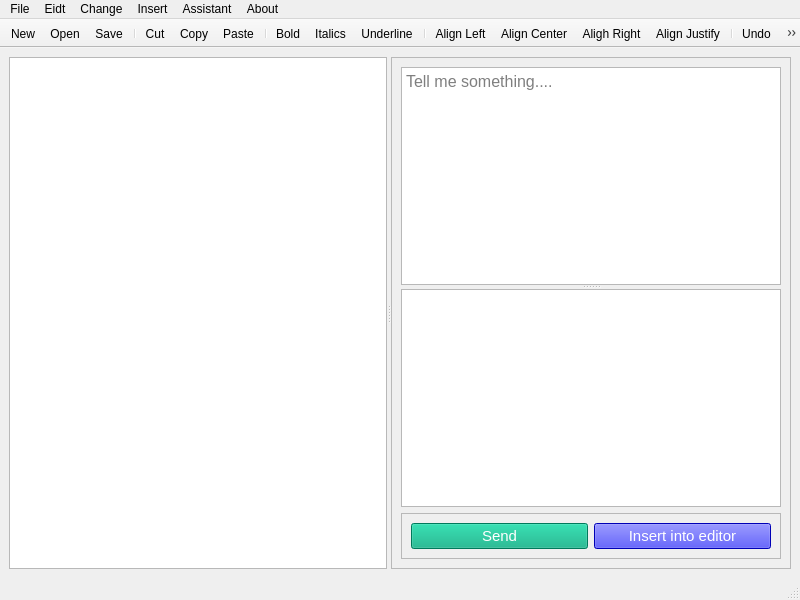
<?xml version="1.0" encoding="UTF-8"?>
<ui version="4.0">
 <class>Editor</class>
 <widget class="QMainWindow" name="Editor">
  <property name="geometry">
   <rect>
    <x>0</x>
    <y>0</y>
    <width>800</width>
    <height>600</height>
   </rect>
  </property>
  <property name="windowTitle">
   <string>Tommy's Docs</string>
  </property>
  <property name="windowIcon">
   <iconset resource="../res.qrc">
    <normaloff>:/img/resources/imgs/_app_icon.ico</normaloff>:/img/resources/imgs/_app_icon.ico</iconset>
  </property>
  <widget class="QWidget" name="centralwidget">
   <layout class="QHBoxLayout" name="horizontalLayout_2">
    <item>
     <widget class="QSplitter" name="splitter_2">
      <property name="orientation">
       <enum>Qt::Horizontal</enum>
      </property>
      <property name="childrenCollapsible">
       <bool>false</bool>
      </property>
      <widget class="QTextEdit" name="textEdit">
       <property name="font">
        <font>
         <pointsize>12</pointsize>
        </font>
       </property>
      </widget>
      <widget class="QFrame" name="chatbot_frame">
       <property name="maximumSize">
        <size>
         <width>400</width>
         <height>16777215</height>
        </size>
       </property>
       <property name="frameShape">
        <enum>QFrame::StyledPanel</enum>
       </property>
       <property name="frameShadow">
        <enum>QFrame::Raised</enum>
       </property>
       <layout class="QVBoxLayout" name="verticalLayout">
        <item>
         <widget class="QSplitter" name="splitter">
          <property name="orientation">
           <enum>Qt::Vertical</enum>
          </property>
          <property name="childrenCollapsible">
           <bool>false</bool>
          </property>
          <widget class="QTextEdit" name="prompt">
           <property name="font">
            <font>
             <pointsize>12</pointsize>
            </font>
           </property>
           <property name="placeholderText">
            <string>Tell me something....</string>
           </property>
          </widget>
          <widget class="QTextEdit" name="response">
           <property name="font">
            <font>
             <pointsize>11</pointsize>
            </font>
           </property>
          </widget>
         </widget>
        </item>
        <item>
         <widget class="QFrame" name="frame">
          <property name="frameShape">
           <enum>QFrame::StyledPanel</enum>
          </property>
          <property name="frameShadow">
           <enum>QFrame::Raised</enum>
          </property>
          <layout class="QHBoxLayout" name="horizontalLayout">
           <item>
            <widget class="QPushButton" name="send_pushButton">
             <property name="font">
              <font>
               <pointsize>11</pointsize>
              </font>
             </property>
             <property name="styleSheet">
              <string notr="true">background-color: rgb(0, 170, 127);
color: rgb(255, 255, 255);</string>
             </property>
             <property name="text">
              <string>Send</string>
             </property>
            </widget>
           </item>
           <item>
            <widget class="QPushButton" name="insert_pushButton">
             <property name="font">
              <font>
               <pointsize>11</pointsize>
              </font>
             </property>
             <property name="styleSheet">
              <string notr="true">background-color: rgb(0, 0, 255);
color: rgb(255, 255, 255);</string>
             </property>
             <property name="text">
              <string>Insert into editor</string>
             </property>
            </widget>
           </item>
          </layout>
         </widget>
        </item>
       </layout>
      </widget>
     </widget>
    </item>
   </layout>
  </widget>
  <widget class="QMenuBar" name="menubar">
   <property name="geometry">
    <rect>
     <x>0</x>
     <y>0</y>
     <width>800</width>
     <height>21</height>
    </rect>
   </property>
   <widget class="QMenu" name="menuFile">
    <property name="title">
     <string>File</string>
    </property>
    <addaction name="actionNew"/>
    <addaction name="actionOpen"/>
    <addaction name="actionSave"/>
    <addaction name="actionSave_As"/>
    <addaction name="separator"/>
    <addaction name="actionPrint"/>
    <addaction name="actionPrint_Preview"/>
    <addaction name="actionExport_to_PDF"/>
    <addaction name="separator"/>
    <addaction name="actionExit"/>
   </widget>
   <widget class="QMenu" name="menuEidt">
    <property name="title">
     <string>Eidt</string>
    </property>
    <addaction name="actionCopy"/>
    <addaction name="actionCut"/>
    <addaction name="actionPaste"/>
    <addaction name="separator"/>
    <addaction name="actionUndo"/>
    <addaction name="actionRedo"/>
    <addaction name="separator"/>
    <addaction name="actionSelect_All"/>
   </widget>
   <widget class="QMenu" name="menuChange">
    <property name="title">
     <string>Change</string>
    </property>
    <addaction name="actionChange_Font_Color"/>
    <addaction name="actionChange_Background_Color"/>
   </widget>
   <widget class="QMenu" name="menuInsert">
    <property name="title">
     <string>Insert</string>
    </property>
    <addaction name="actionInsert_Time"/>
    <addaction name="actionInsert_Date"/>
   </widget>
   <widget class="QMenu" name="menuAssistant">
    <property name="title">
     <string>Assistant</string>
    </property>
    <addaction name="actionOpen_Assistant"/>
    <addaction name="actionParaphrase_Text"/>
    <addaction name="actionSummarize_Text"/>
   </widget>
   <widget class="QMenu" name="menuAbout">
    <property name="title">
     <string>About</string>
    </property>
    <addaction name="actionDeveloper"/>
    <addaction name="actionAbout_App"/>
   </widget>
   <addaction name="menuFile"/>
   <addaction name="menuEidt"/>
   <addaction name="menuChange"/>
   <addaction name="menuInsert"/>
   <addaction name="menuAssistant"/>
   <addaction name="menuAbout"/>
  </widget>
  <widget class="QStatusBar" name="statusbar"/>
  <widget class="QToolBar" name="toolBar">
   <property name="windowTitle">
    <string>toolBar</string>
   </property>
   <property name="movable">
    <bool>false</bool>
   </property>
   <attribute name="toolBarArea">
    <enum>TopToolBarArea</enum>
   </attribute>
   <attribute name="toolBarBreak">
    <bool>false</bool>
   </attribute>
   <addaction name="actionNew"/>
   <addaction name="actionOpen"/>
   <addaction name="actionSave"/>
   <addaction name="separator"/>
   <addaction name="actionCut"/>
   <addaction name="actionCopy"/>
   <addaction name="actionPaste"/>
   <addaction name="separator"/>
   <addaction name="actionBold"/>
   <addaction name="actionItalics"/>
   <addaction name="actionUnderline"/>
   <addaction name="separator"/>
   <addaction name="actionAlign_Left"/>
   <addaction name="actionAlign_Center"/>
   <addaction name="actionAligh_Right"/>
   <addaction name="actionAlign_Justify"/>
   <addaction name="separator"/>
   <addaction name="actionUndo"/>
   <addaction name="actionRedo"/>
   <addaction name="separator"/>
   <addaction name="actionFont_Options"/>
   <addaction name="actionChange_Font_Color"/>
   <addaction name="actionChange_Background_Color"/>
   <addaction name="separator"/>
   <addaction name="actionExport_to_PDF"/>
   <addaction name="actionPrint_Preview"/>
   <addaction name="actionPrint"/>
   <addaction name="separator"/>
   <addaction name="actionInsert_Date"/>
   <addaction name="actionInsert_Time"/>
   <addaction name="separator"/>
   <addaction name="actionOpen_Assistant"/>
  </widget>
  <action name="actionNew">
   <property name="icon">
    <iconset resource="../res.qrc">
     <normaloff>:/img/resources/imgs/new.png</normaloff>:/img/resources/imgs/new.png</iconset>
   </property>
   <property name="text">
    <string>New</string>
   </property>
   <property name="toolTip">
    <string>Create a new file</string>
   </property>
   <property name="shortcut">
    <string>Ctrl+N</string>
   </property>
  </action>
  <action name="actionOpen">
   <property name="icon">
    <iconset resource="../res.qrc">
     <normaloff>:/img/resources/imgs/open.png</normaloff>:/img/resources/imgs/open.png</iconset>
   </property>
   <property name="text">
    <string>Open</string>
   </property>
   <property name="toolTip">
    <string>Open a file</string>
   </property>
   <property name="shortcut">
    <string>Ctrl+O</string>
   </property>
  </action>
  <action name="actionSave">
   <property name="icon">
    <iconset resource="../res.qrc">
     <normaloff>:/img/resources/imgs/save.png</normaloff>:/img/resources/imgs/save.png</iconset>
   </property>
   <property name="text">
    <string>Save</string>
   </property>
   <property name="toolTip">
    <string>Save this file</string>
   </property>
   <property name="shortcut">
    <string>Ctrl+S</string>
   </property>
  </action>
  <action name="actionSave_As">
   <property name="icon">
    <iconset resource="../res.qrc">
     <normaloff>:/img/resources/imgs/save_as.png</normaloff>:/img/resources/imgs/save_as.png</iconset>
   </property>
   <property name="text">
    <string>Save As</string>
   </property>
   <property name="toolTip">
    <string>Save as</string>
   </property>
   <property name="shortcut">
    <string>Ctrl+Alt+ß</string>
   </property>
  </action>
  <action name="actionCut">
   <property name="icon">
    <iconset resource="../res.qrc">
     <normaloff>:/img/resources/imgs/Cut.png</normaloff>:/img/resources/imgs/Cut.png</iconset>
   </property>
   <property name="text">
    <string>Cut</string>
   </property>
   <property name="toolTip">
    <string>Cut</string>
   </property>
   <property name="shortcut">
    <string>Ctrl+X</string>
   </property>
  </action>
  <action name="actionCopy">
   <property name="icon">
    <iconset resource="../res.qrc">
     <normaloff>:/img/resources/imgs/Copy.png</normaloff>:/img/resources/imgs/Copy.png</iconset>
   </property>
   <property name="text">
    <string>Copy</string>
   </property>
   <property name="toolTip">
    <string>Copy selected text</string>
   </property>
   <property name="shortcut">
    <string>Ctrl+C</string>
   </property>
  </action>
  <action name="actionPaste">
   <property name="icon">
    <iconset resource="../res.qrc">
     <normaloff>:/img/resources/imgs/Paste.png</normaloff>:/img/resources/imgs/Paste.png</iconset>
   </property>
   <property name="text">
    <string>Paste</string>
   </property>
   <property name="toolTip">
    <string>Paste text</string>
   </property>
   <property name="shortcut">
    <string>Ctrl+V</string>
   </property>
  </action>
  <action name="actionAlign_Left">
   <property name="icon">
    <iconset resource="../res.qrc">
     <normaloff>:/img/resources/imgs/text_align_left.png</normaloff>:/img/resources/imgs/text_align_left.png</iconset>
   </property>
   <property name="text">
    <string>Align Left</string>
   </property>
   <property name="toolTip">
    <string>Align text to the left</string>
   </property>
   <property name="shortcut">
    <string>Ctrl+L</string>
   </property>
  </action>
  <action name="actionAligh_Right">
   <property name="icon">
    <iconset resource="../res.qrc">
     <normaloff>:/img/resources/imgs/text_align_right.png</normaloff>:/img/resources/imgs/text_align_right.png</iconset>
   </property>
   <property name="text">
    <string>Aligh Right</string>
   </property>
   <property name="toolTip">
    <string>Align text to the right</string>
   </property>
   <property name="shortcut">
    <string>Ctrl+R</string>
   </property>
  </action>
  <action name="actionAlign_Center">
   <property name="icon">
    <iconset resource="../res.qrc">
     <normaloff>:/img/resources/imgs/text_align_center.png</normaloff>:/img/resources/imgs/text_align_center.png</iconset>
   </property>
   <property name="text">
    <string>Align Center</string>
   </property>
   <property name="toolTip">
    <string>Aling text to the center</string>
   </property>
   <property name="shortcut">
    <string>Ctrl+E</string>
   </property>
  </action>
  <action name="actionAlign_Justify">
   <property name="icon">
    <iconset resource="../res.qrc">
     <normaloff>:/img/resources/imgs/text_align_justify.png</normaloff>:/img/resources/imgs/text_align_justify.png</iconset>
   </property>
   <property name="text">
    <string>Align Justify</string>
   </property>
   <property name="toolTip">
    <string>Justify text alignment</string>
   </property>
   <property name="shortcut">
    <string>Ctrl+J</string>
   </property>
  </action>
  <action name="actionBold">
   <property name="icon">
    <iconset resource="../res.qrc">
     <normaloff>:/img/resources/imgs/text_bold.png</normaloff>:/img/resources/imgs/text_bold.png</iconset>
   </property>
   <property name="text">
    <string>Bold</string>
   </property>
   <property name="toolTip">
    <string>Make text bold</string>
   </property>
   <property name="shortcut">
    <string>Ctrl+B</string>
   </property>
  </action>
  <action name="actionItalics">
   <property name="icon">
    <iconset resource="../res.qrc">
     <normaloff>:/img/resources/imgs/text_italic.png</normaloff>:/img/resources/imgs/text_italic.png</iconset>
   </property>
   <property name="text">
    <string>Italics</string>
   </property>
   <property name="toolTip">
    <string>Italicisize text</string>
   </property>
   <property name="shortcut">
    <string>Ctrl+I</string>
   </property>
  </action>
  <action name="actionUnderline">
   <property name="icon">
    <iconset resource="../res.qrc">
     <normaloff>:/img/resources/imgs/underline_icon.png</normaloff>:/img/resources/imgs/underline_icon.png</iconset>
   </property>
   <property name="text">
    <string>Underline</string>
   </property>
   <property name="toolTip">
    <string>Underline text</string>
   </property>
  </action>
  <action name="actionUndo">
   <property name="icon">
    <iconset resource="../res.qrc">
     <normaloff>:/img/resources/imgs/Undo.png</normaloff>:/img/resources/imgs/Undo.png</iconset>
   </property>
   <property name="text">
    <string>Undo</string>
   </property>
   <property name="toolTip">
    <string>Undo recent activity</string>
   </property>
   <property name="shortcut">
    <string>Ctrl+Z</string>
   </property>
  </action>
  <action name="actionRedo">
   <property name="icon">
    <iconset resource="../res.qrc">
     <normaloff>:/img/resources/imgs/Redo.png</normaloff>:/img/resources/imgs/Redo.png</iconset>
   </property>
   <property name="text">
    <string>Redo</string>
   </property>
   <property name="toolTip">
    <string>Redo recent activity</string>
   </property>
   <property name="shortcut">
    <string>Ctrl+Y</string>
   </property>
  </action>
  <action name="actionFont_Options">
   <property name="icon">
    <iconset resource="../res.qrc">
     <normaloff>:/img/resources/imgs/font.png</normaloff>:/img/resources/imgs/font.png</iconset>
   </property>
   <property name="text">
    <string>Font Options</string>
   </property>
   <property name="toolTip">
    <string>Change font options</string>
   </property>
  </action>
  <action name="actionChange_Font_Color">
   <property name="icon">
    <iconset resource="../res.qrc">
     <normaloff>:/img/resources/imgs/change_text_color.png</normaloff>:/img/resources/imgs/change_text_color.png</iconset>
   </property>
   <property name="text">
    <string>Change Font Color</string>
   </property>
   <property name="toolTip">
    <string>Change font color</string>
   </property>
  </action>
  <action name="actionChange_Background_Color">
   <property name="icon">
    <iconset resource="../res.qrc">
     <normaloff>:/img/resources/imgs/bg_color.png</normaloff>:/img/resources/imgs/bg_color.png</iconset>
   </property>
   <property name="text">
    <string>Change Background Color</string>
   </property>
   <property name="toolTip">
    <string>Change background color</string>
   </property>
  </action>
  <action name="actionInsert_Date">
   <property name="icon">
    <iconset resource="../res.qrc">
     <normaloff>:/img/resources/imgs/Calendar.png</normaloff>:/img/resources/imgs/Calendar.png</iconset>
   </property>
   <property name="text">
    <string>Insert Date</string>
   </property>
   <property name="toolTip">
    <string>Insert today's date</string>
   </property>
  </action>
  <action name="actionInsert_Time">
   <property name="icon">
    <iconset resource="../res.qrc">
     <normaloff>:/img/resources/imgs/Clock.png</normaloff>:/img/resources/imgs/Clock.png</iconset>
   </property>
   <property name="text">
    <string>Insert Time</string>
   </property>
   <property name="toolTip">
    <string>Insert current time</string>
   </property>
  </action>
  <action name="actionExport_to_PDF">
   <property name="icon">
    <iconset resource="../res.qrc">
     <normaloff>:/img/resources/imgs/doc_pdf.png</normaloff>:/img/resources/imgs/doc_pdf.png</iconset>
   </property>
   <property name="text">
    <string>Export to PDF</string>
   </property>
   <property name="toolTip">
    <string>Export document as pdf</string>
   </property>
   <property name="shortcut">
    <string>Alt+Shift+E</string>
   </property>
  </action>
  <action name="actionPrint_Preview">
   <property name="icon">
    <iconset resource="../res.qrc">
     <normaloff>:/img/resources/imgs/Preview.png</normaloff>:/img/resources/imgs/Preview.png</iconset>
   </property>
   <property name="text">
    <string>Print Preview</string>
   </property>
   <property name="toolTip">
    <string>open print preview</string>
   </property>
  </action>
  <action name="actionPrint">
   <property name="icon">
    <iconset resource="../res.qrc">
     <normaloff>:/img/resources/imgs/Print.png</normaloff>:/img/resources/imgs/Print.png</iconset>
   </property>
   <property name="text">
    <string>Print</string>
   </property>
   <property name="toolTip">
    <string>Print document</string>
   </property>
   <property name="shortcut">
    <string>Ctrl+P</string>
   </property>
  </action>
  <action name="actionOpen_Assistant">
   <property name="icon">
    <iconset resource="../res.qrc">
     <normaloff>:/img/resources/imgs/bot.png</normaloff>:/img/resources/imgs/bot.png</iconset>
   </property>
   <property name="text">
    <string>Open Assistant</string>
   </property>
   <property name="toolTip">
    <string>Open Chatbot</string>
   </property>
  </action>
  <action name="actionSelect_All">
   <property name="icon">
    <iconset resource="../res.qrc">
     <normaloff>:/img/resources/imgs/select_all.png</normaloff>:/img/resources/imgs/select_all.png</iconset>
   </property>
   <property name="text">
    <string>Select All</string>
   </property>
   <property name="toolTip">
    <string>Select all text</string>
   </property>
   <property name="shortcut">
    <string>Ctrl+A</string>
   </property>
  </action>
  <action name="actionClear_All">
   <property name="icon">
    <iconset resource="../res.qrc">
     <normaloff>:/img/resources/imgs/clear_all.ico</normaloff>:/img/resources/imgs/clear_all.ico</iconset>
   </property>
   <property name="text">
    <string>Clear All</string>
   </property>
   <property name="toolTip">
    <string>Clear all text</string>
   </property>
   <property name="shortcut">
    <string>Shift+Del</string>
   </property>
  </action>
  <action name="actionDeveloper">
   <property name="icon">
    <iconset resource="../res.qrc">
     <normaloff>:/img/resources/imgs/personal-information.ico</normaloff>:/img/resources/imgs/personal-information.ico</iconset>
   </property>
   <property name="text">
    <string>Developer</string>
   </property>
   <property name="toolTip">
    <string>About the developer</string>
   </property>
  </action>
  <action name="actionAbout_App">
   <property name="icon">
    <iconset resource="../res.qrc">
     <normaloff>:/img/resources/imgs/app_info.png</normaloff>:/img/resources/imgs/app_info.png</iconset>
   </property>
   <property name="text">
    <string>About App</string>
   </property>
   <property name="toolTip">
    <string>About App</string>
   </property>
  </action>
  <action name="actionParaphrase_Text">
   <property name="text">
    <string>Paraphrase Text</string>
   </property>
   <property name="toolTip">
    <string>Paraphrase selected text</string>
   </property>
  </action>
  <action name="actionSummarize_Text">
   <property name="text">
    <string>Summarize Text</string>
   </property>
   <property name="toolTip">
    <string>Summarize selected text</string>
   </property>
  </action>
  <action name="actionExit">
   <property name="icon">
    <iconset resource="../res.qrc">
     <normaloff>:/img/resources/imgs/exit.png</normaloff>:/img/resources/imgs/exit.png</iconset>
   </property>
   <property name="text">
    <string>Exit</string>
   </property>
   <property name="shortcut">
    <string>Ctrl+Q</string>
   </property>
  </action>
 </widget>
 <resources>
  <include location="../res.qrc"/>
 </resources>
 <connections/>
</ui>
